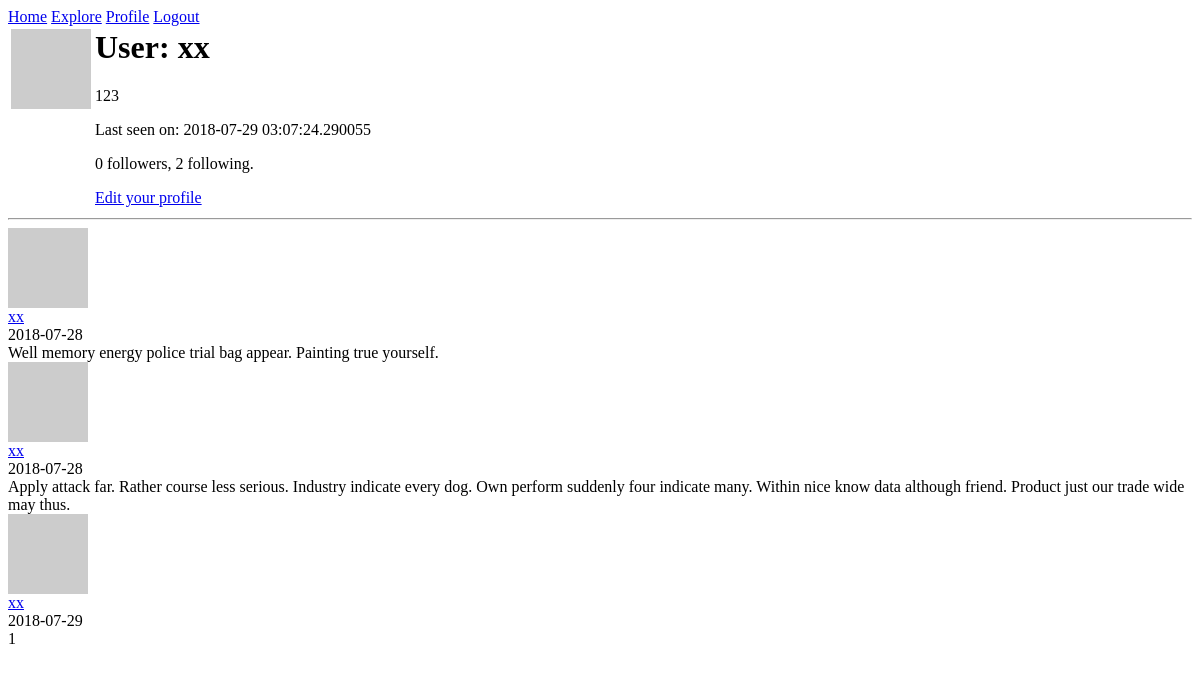
Page /user/xx/ (signed in) on the earlier database version.
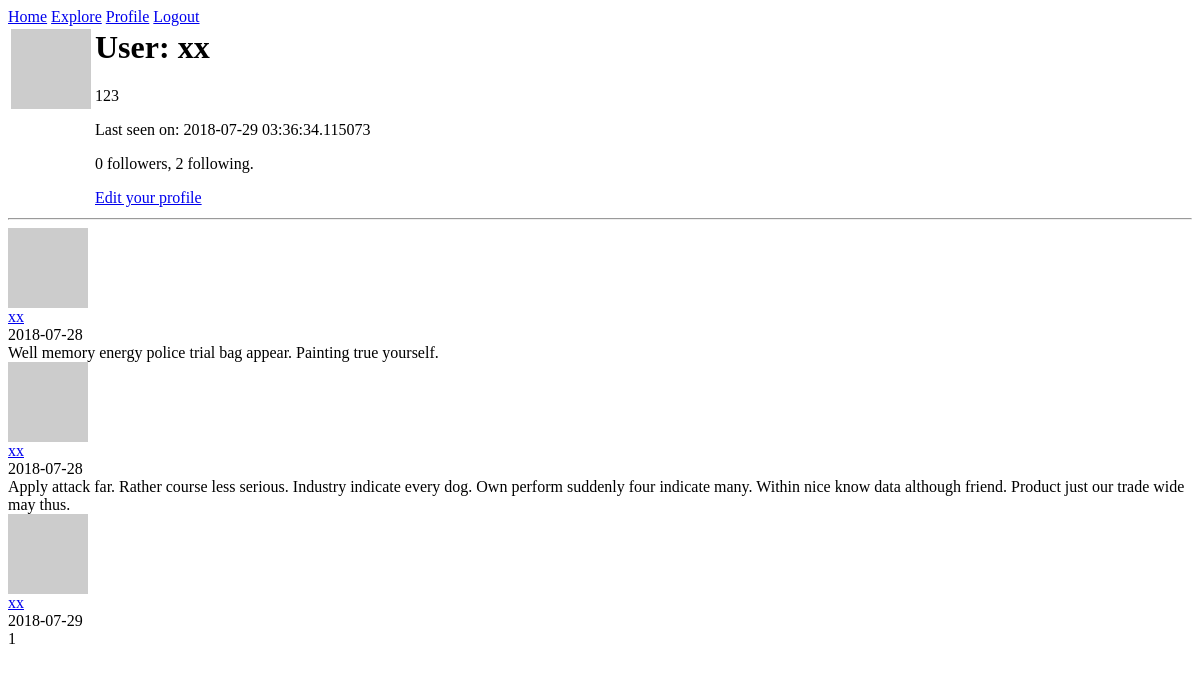
Same page on the later database version.
### app/main/models.py (models this page shows, shortened)
class User(db.Model, UserMixin):
    __tablename__ = 'user'
    id = db.Column(db.Integer, primary_key=True)
    username = db.Column(db.String(64), index=True, unique=True)
    email = db.Column(db.String(120), index=True, unique=True)
    password_hash = db.Column(db.String(128))
    posts = db.relationship('Post', backref='author', lazy='dynamic')
    about_me = db.Column(db.String(140))
    last_seen = db.Column(db.DateTime, default=datetime.utcnow)
    followed = db.relationship(
        'User', secondary=followers,
        primaryjoin=(followers.c.follower_id == id),
        secondaryjoin=(followers.c.followed_id == id),
        backref=db.backref('followers', lazy='dynamic'),
        lazy='dynamic'
    )
    def avatar(self, size):
        digest = md5(self.email.lower().encode('utf-8')).hexdigest()
        return 'https://www.gravatar.com/avatar/{}?d=identicon&s={}'.format(digest, size)

class Post(db.Model):
    __tablename__ = 'post'
    id = db.Column(db.Integer, primary_key=True)
    title = db.Column(db.String(32), index=True)
    body = db.Column(db.String(140))
    timestamp = db.Column(db.Date, index=True, default=datetime.utcnow)
    user_id = db.Column(db.Integer, db.ForeignKey('user.id'))

### app/main/views.py (the view)
@main.route('/user/<username>/')
@login_required
def user_profile(username):
    user = User.query.filter_by(username=username).first_or_404()
    posts = user.posts
    return render_template('profile.html', user=user, posts=posts)

### app/main/models.py (called while the page is built)
@login_manager.user_loader
def load_user(id):
    return User.query.get(int(id))

### app/main/views.py (called while the page is built)
@main.before_request
def before_request():
    if current_user.is_authenticated:
        current_user.last_seen = datetime.utcnow()
        db.session.commit()

### app/templates/profile.html
{% extends "base.html" %}
{% block content %}
    <table>
        <tr valign="top">
            <td><img src="{{ user.avatar(128) }}"></td>
            <td>
                <h1>User: {{ user.username }}</h1>
                {% if user.about_me %}<p>{{ user.about_me }}</p>{% endif %}
                {% if user.last_seen %}<p>Last seen on: {{ user.last_seen }}</p>{% endif %}
                <p>{{ user.followers.count() }} followers, {{ user.followed.count() }} following.</p>
                {% if user == current_user %}
                <p><a href="{{ url_for('main.edit_profile') }}">Edit your profile</a></p>
                {% elif not current_user.is_following(user) %}
                <p><a href="{{ url_for('main.follow', username=user.username) }}">Follow</a></p>
                {% else %}
                <p><a href="{{ url_for('main.unfollow', username=user.username) }}">Unfollow</a></p>
                {% endif %}
            </td>
        </tr>
    </table>
    <hr>
    {% for post in posts %}
        {% include '_post.html' %}
    {% endfor %}
{% endblock %}

### app/templates/base.html (shortened to what this page needs)
<html>
    <head>
    </head>
    <body>
        <div>
            <a href="{{ url_for('main.index')}}">Home</a>
            <a href="{{ url_for('main.explore') }}">Explore</a>
            {% if current_user.is_anonymous %}
            <a href="{{ url_for('main.login') }}">Login</a>
            {% else %}
            <a href="{{ url_for('main.user_profile', username=current_user.username) }}">Profile</a>
            <a href=" {{ url_for('main.logout') }}">Logout</a>
            {% endif %}
        </div>
        {% block content %}{% endblock %}
    </body>
</html>

### app/templates/_post.html (shortened to what this page needs)
<table>
    <div valign="top">
        <div><img src="{{ post.author.avatar(36) }}"></div>
        <div>
            <a href="{{ url_for('main.user_profile', username=post.author.username) }}">
                {{ post.author.username }}
            </a>
            <br>
        </div>
    </div>
</table>

Differences in the rows shown:
changed User "xx": last_seen "2018-07-29 03:07:24.290055" → "2018-07-29 03:36:34.115073"
